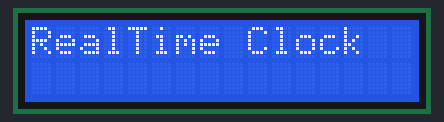
The sketch below on a simulated Arduino Uno, built with avr-gcc and run on an emulated ATmega328P. On the bench: 16×2 character LCD. The local clock reads 2024-03-15 10:24:30 at power-on unless the sketch sets it.

Above: at 0.1 s.
At 1.1 s:
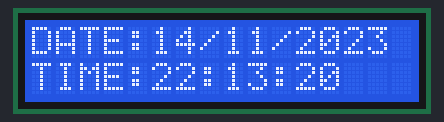
At 10.1 s:
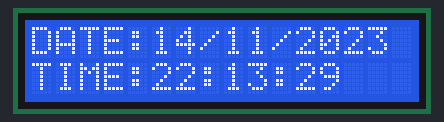
At 20.1 s:
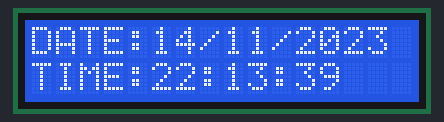
At 29.1 s:
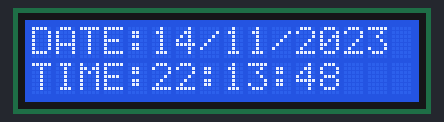
At 39.1 s:
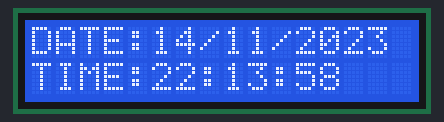

Measured:
- what the display in image 1 shows lasts 0.9 s, from 1.1 s to 2.0 s
- what the display in image 2 shows lasts 1.0 s, from 10.0 s to 11.0 s

The sketch:

project3.ino
```cpp
#include <RTClib.h>

#include<Wire.h>
#include<LiquidCrystal.h>
#include "RTClib.h"

RTC_DS1307 rtc;
const int rs=12,en=11,d4=5,d5=4,d6=3,d7=2;
LiquidCrystal lcd(rs,en,d4,d5,d6,d7);
char daysofTheWeek[7][12]={"SUN","MON","TUE","WED","THRU","FRI","SAT"};
void setup(){
  Serial.begin(9600);
  lcd.begin(16,2);
  lcd.setCursor(0,0);
  lcd.print("RealTime Clock");
  delay(1000);
  lcd.clear();
  if(!rtc.begin()){
    lcd.print("could'nt found rtc");
    while(1);
  }
  if(!rtc.isrunning()){
    lcd.print('rtc is not running');
  }
  rtc.adjust(DateTime(F(__DATE__),F(__TIME__)));
}
void loop(){
  DateTime now=rtc.now();
  lcd.setCursor(0,1);
  lcd.print("TIME");
  lcd.print(":");
  lcd.print(now.hour());
  lcd.print(':');
  lcd.print(now.minute());
  lcd.print(':');
  lcd.print(now.second());
  lcd.print("");
  lcd.setCursor(0,0);
  lcd.print("DATE");
  lcd.print(":");
  lcd.print(now.day());
  lcd.print('/');
  lcd.print(now.month());
  lcd.print('/');
  lcd.print(now.year());
  lcd.print("");
}
```
